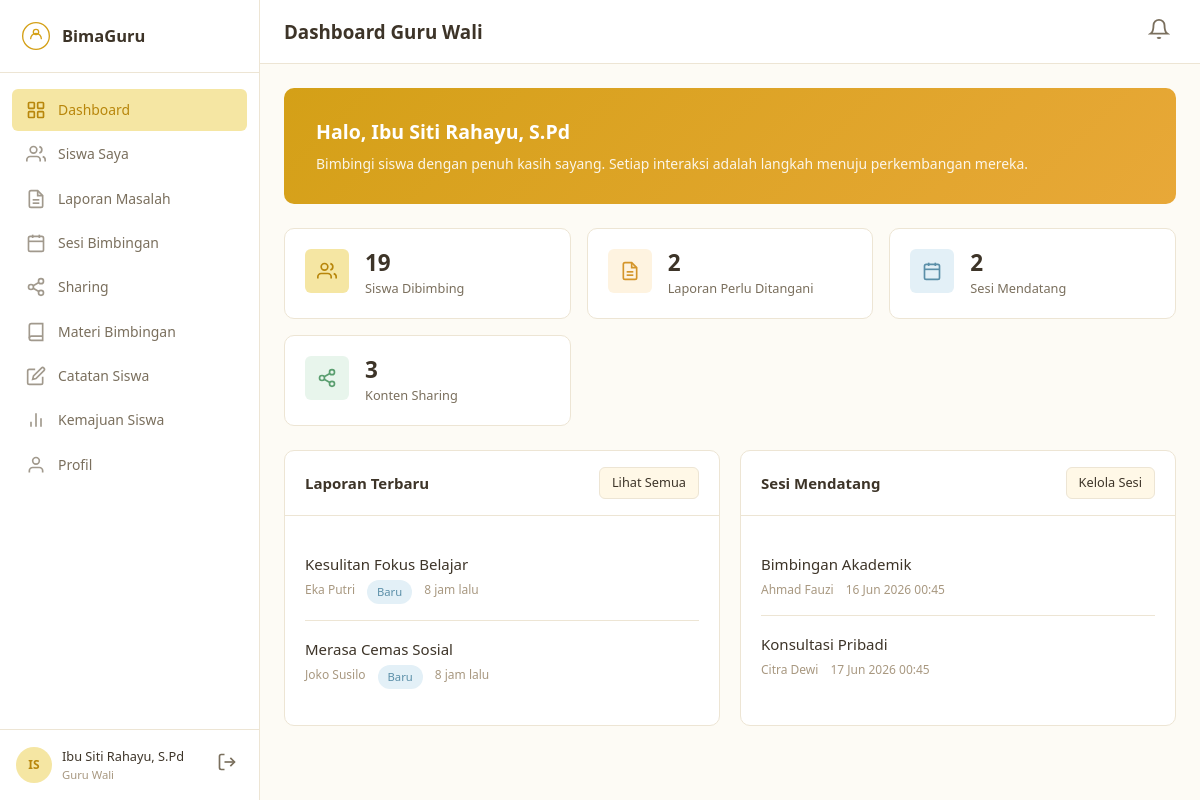
Page /guru/index.php (signed in) on the committed database.
### tables this page shows
CREATE TABLE `laporan_masalah` (
  `id` int(11) NOT NULL AUTO_INCREMENT,
  `pelajar_id` int(11) NOT NULL,
  `guru_wali_id` int(11) DEFAULT NULL,
  `judul` varchar(200) NOT NULL,
  `kategori` enum('psikologis','pendidikan','sosial','materi','keluarga','lainnya') NOT NULL,
  `deskripsi` text NOT NULL,
  `tingkat_urgensi` enum('rendah','sedang','tinggi') DEFAULT 'sedang',
  `status` enum('baru','diproses','ditanggapi','selesai','ditutup') DEFAULT 'baru',
  `is_anonim` tinyint(1) DEFAULT 0,
  `created_at` datetime DEFAULT current_timestamp(),
  `updated_at` datetime DEFAULT current_timestamp() ON UPDATE current_timestamp(),
  PRIMARY KEY (`id`),
  KEY `pelajar_id` (`pelajar_id`),
  KEY `guru_wali_id` (`guru_wali_id`),
  KEY `idx_status` (`status`),
  KEY `idx_kategori` (`kategori`),
  CONSTRAINT `laporan_masalah_ibfk_1` FOREIGN KEY (`pelajar_id`) REFERENCES `pelajar` (`id`) ON DELETE CASCADE,
  CONSTRAINT `laporan_masalah_ibfk_2` FOREIGN KEY (`guru_wali_id`) REFERENCES `guru_wali` (`id`) ON DELETE SET NULL
);

CREATE TABLE `users` (
  `id` int(11) NOT NULL AUTO_INCREMENT,
  `email` varchar(150) NOT NULL,
  `password_hash` varchar(255) NOT NULL,
  `nama_lengkap` varchar(150) NOT NULL,
  `role` enum('admin','guru_wali','pelajar') NOT NULL,
  `foto_profil` varchar(255) DEFAULT NULL,
  `no_telepon` varchar(20) DEFAULT NULL,
  `is_active` tinyint(1) DEFAULT 1,
  `last_login` datetime DEFAULT NULL,
  `created_at` datetime DEFAULT current_timestamp(),
  `updated_at` datetime DEFAULT current_timestamp() ON UPDATE current_timestamp(),
  PRIMARY KEY (`id`),
  UNIQUE KEY `email` (`email`),
  KEY `idx_role` (`role`),
  KEY `idx_active` (`is_active`)
);

CREATE TABLE `sesi_bimbingan` (
  `id` int(11) NOT NULL AUTO_INCREMENT,
  `guru_wali_id` int(11) NOT NULL,
  `pelajar_id` int(11) NOT NULL,
  `judul` varchar(200) NOT NULL,
  `topik` varchar(150) DEFAULT NULL,
  `tanggal_sesi` datetime NOT NULL,
  `durasi_menit` int(11) DEFAULT 30,
  `lokasi` varchar(100) DEFAULT 'Online',
  `catatan` text DEFAULT NULL,
  `status` enum('dijadwalkan','berlangsung','selesai','dibatalkan') DEFAULT 'dijadwalkan',
  `ringkasan` text DEFAULT NULL,
  `created_at` datetime DEFAULT current_timestamp(),
  `updated_at` datetime DEFAULT current_timestamp() ON UPDATE current_timestamp(),
  PRIMARY KEY (`id`),
  KEY `guru_wali_id` (`guru_wali_id`),
  KEY `pelajar_id` (`pelajar_id`),
  KEY `idx_tanggal` (`tanggal_sesi`),
  CONSTRAINT `sesi_bimbingan_ibfk_1` FOREIGN KEY (`guru_wali_id`) REFERENCES `guru_wali` (`id`) ON DELETE CASCADE,
  CONSTRAINT `sesi_bimbingan_ibfk_2` FOREIGN KEY (`pelajar_id`) REFERENCES `pelajar` (`id`) ON DELETE CASCADE
);

### includes/helpers.php (called while the page is built, shortened)
<?php
function e(?string $str): string {
    return htmlspecialchars($str ?? '', ENT_QUOTES, 'UTF-8');
}
function formatTanggal(?string $date, string $format = 'd M Y'): string {
    $dt = new DateTime($date);
    $bulan = ['Jan','Feb','Mar','Apr','Mei','Jun','Jul','Agu','Sep','Okt','Nov','Des'];
    if ($format === 'd M Y') {
        return $dt->format('d') . ' ' . $bulan[(int)$dt->format('n') - 1] . ' ' . $dt->format('Y');
    }
    return $dt->format($format);
}
function formatWaktu(?string $datetime): string {
    return formatTanggal($datetime, 'd M Y') . ' ' . date('H:i', strtotime($datetime));
}
function timeAgo(string $datetime): string {
    $time = strtotime($datetime);
    $diff = time() - $time;
    if ($diff < 86400) return floor($diff / 3600) . ' jam lalu';
    return formatTanggal($datetime);
}
function statusBadge(string $status): string {
    $map = [
        'baru' => 'badge-info',
        'diproses' => 'badge-warning',
        'ditanggapi' => 'badge-primary',
        'selesai' => 'badge-success',
        'ditutup' => 'badge-secondary',
        'dijadwalkan' => 'badge-info',
        'berlangsung' => 'badge-warning',
        'dibatalkan' => 'badge-danger',
        'rendah' => 'badge-success',
        'sedang' => 'badge-warning',
        'tinggi' => 'badge-danger',
    ];
    return $map[$status] ?? 'badge-secondary';
}

### guru/index.php (the view, shortened to what this page needs)
<?php
require_once __DIR__ . '/../includes/layout.php';
$db = Database::getConnection();
$guruId = Auth::getGuruWaliId();
$stats = [
    'siswa' => $db->prepare('SELECT COUNT(*) as c FROM penugasan WHERE guru_wali_id = ? AND is_active = 1'),
    'laporan_baru' => $db->prepare("SELECT COUNT(*) as c FROM laporan_masalah WHERE guru_wali_id = ? AND status IN ('baru','diproses')"),
    'sesi' => $db->prepare("SELECT COUNT(*) as c FROM sesi_bimbingan WHERE guru_wali_id = ? AND status = 'dijadwalkan' AND tanggal_sesi >= NOW()"),
    'sharing' => $db->prepare('SELECT COUNT(*) as c FROM sharing WHERE guru_wali_id = ? AND is_published = 1'),
];
foreach ($stats as $key => $stmt) { $stmt->execute([$guruId]); $stats[$key] = $stmt->fetch()['c']; }
$laporanTerbaru = $db->prepare("SELECT lm.*, u.nama_lengkap FROM laporan_masalah lm
    JOIN pelajar p ON lm.pelajar_id = p.id JOIN users u ON p.user_id = u.id
    WHERE lm.guru_wali_id = ? ORDER BY lm.created_at DESC LIMIT 5");
$laporanTerbaru->execute([$guruId]);
$sesiMendatang = $db->prepare("SELECT sb.*, u.nama_lengkap FROM sesi_bimbingan sb
    JOIN pelajar p ON sb.pelajar_id = p.id JOIN users u ON p.user_id = u.id
    WHERE sb.guru_wali_id = ? AND sb.status = 'dijadwalkan' AND sb.tanggal_sesi >= NOW()
    ORDER BY sb.tanggal_sesi ASC LIMIT 5");
$sesiMendatang->execute([$guruId]);
?>
<div class="welcome-banner">
    <h2>Halo, <?= e($_SESSION['user_name']) ?></h2>
    <p>Bimbingi siswa dengan penuh kasih sayang. Setiap interaksi adalah langkah menuju perkembangan mereka.</p>
</div>
<div class="stats-grid">
    <div class="stat-card">
        <div class="stat-icon primary"><?= iconUsers() ?></div>
        <div class="stat-info"><h3><?= $stats['siswa'] ?></h3><p>Siswa Dibimbing</p></div>
    </div>
    <div class="stat-card">
        <div class="stat-icon warning"><?= iconReport() ?></div>
        <div class="stat-info"><h3><?= $stats['laporan_baru'] ?></h3><p>Laporan Perlu Ditangani</p></div>
    </div>
    <div class="stat-card">
        <div class="stat-icon info"><?= iconCalendar() ?></div>
        <div class="stat-info"><h3><?= $stats['sesi'] ?></h3><p>Sesi Mendatang</p></div>
    </div>
    <div class="stat-card">
        <div class="stat-icon success"><?= iconShare() ?></div>
        <div class="stat-info"><h3><?= $stats['sharing'] ?></h3><p>Konten Sharing</p></div>
    </div>
</div>
<div class="grid-2">
    <div class="card">
        <div class="card-header"><h2>Laporan Terbaru</h2><a href="laporan.php" class="btn btn-sm btn-secondary">Lihat Semua</a></div>
        <div class="card-body">
            <?php $items = $laporanTerbaru->fetchAll(); ?>
            <?php if (empty($items)): ?>
            <div class="empty-state"><p>Belum ada laporan</p></div>
            <?php else: foreach ($items as $l): ?>
            <div class="list-item">
                <div class="list-item-content">
                    <div class="list-item-title"><?= e($l['judul']) ?></div>
                    <div class="list-item-meta">
                        <span><?= e($l['nama_lengkap']) ?></span>
                        <span class="badge <?= statusBadge($l['status']) ?>"><?= ucfirst($l['status']) ?></span>
                        <span><?= timeAgo($l['created_at']) ?></span>
                    </div>
                </div>
            </div>
            <?php endforeach; endif; ?>
        </div>
    </div>
    <div class="card">
        <div class="card-header"><h2>Sesi Mendatang</h2><a href="sesi.php" class="btn btn-sm btn-secondary">Kelola Sesi</a></div>
        <div class="card-body">
            <?php $sesi = $sesiMendatang->fetchAll(); ?>
            <?php if (empty($sesi)): ?>
            <div class="empty-state"><p>Tidak ada sesi terjadwal</p></div>
            <?php else: foreach ($sesi as $s): ?>
            <div class="list-item">
                <div class="list-item-content">
                    <div class="list-item-title"><?= e($s['judul']) ?></div>
                    <div class="list-item-meta">
                        <span><?= e($s['nama_lengkap']) ?></span>
                        <span><?= formatWaktu($s['tanggal_sesi']) ?></span>
                    </div>
                </div>
            </div>
            <?php endforeach; endif; ?>
        </div>
    </div>
</div>

### assets/css/style.css (style rules this page uses)
:root { --color-primary: #D4A017; --color-primary-dark: #B8860B; --color-primary-light: #F5E6A3; --color-primary-soft: #FFF8E7; --color-accent: #E8A838; --color-bg: #FDFBF5; --color-bg-card: #FFFFFF; --color-text: #3D3428; --color-text-muted: #7A6F5D; --color-text-light: #A89880; --color-border: #EDE5D4; --color-success: #5A9E6F; --color-warning: #D4952A; --color-danger: #C45C4A; --color-info: #5B8FA8; --sidebar-width: 260px; --topbar-height: 64px; --radius: 10px; --radius-sm: 6px; --shadow: 0 1px 3px rgba(61, 52, 40, 0.08); --shadow-md: 0 4px 12px rgba(61, 52, 40, 0.1); --transition: 0.2s ease; }
*, *::before, *::after { box-sizing: border-box; margin: 0; padding: 0; }
html { font-size: 15px; scroll-behavior: smooth; }
body { font-family: 'Segoe UI', system-ui, -apple-system, sans-serif; background: var(--color-bg); color: var(--color-text); line-height: 1.6; min-height: 100vh; }
a { color: var(--color-primary-dark); text-decoration: none; transition: color var(--transition); }
.stats-grid { display: grid; grid-template-columns: repeat(auto-fit, minmax(220px, 1fr)); gap: 16px; margin-bottom: 24px; }
.stat-card { background: var(--color-bg-card); border: 1px solid var(--color-border); border-radius: var(--radius); padding: 20px; display: flex; align-items: flex-start; gap: 16px; transition: box-shadow var(--transition); }
.stat-icon { width: 44px; height: 44px; border-radius: var(--radius-sm); display: flex; align-items: center; justify-content: center; flex-shrink: 0; }
.stat-icon.primary { background: var(--color-primary-light); color: var(--color-primary-dark); }
.stat-icon.success { background: #E8F5EC; color: var(--color-success); }
.stat-icon.warning { background: #FEF3E0; color: var(--color-warning); }
.stat-icon.info { background: #E3F0F7; color: var(--color-info); }
.stat-info h3 { font-size: 1.5rem; font-weight: 600; line-height: 1.2; }
.stat-info p { color: var(--color-text-muted); font-size: 0.85rem; margin-top: 2px; }
.card { background: var(--color-bg-card); border: 1px solid var(--color-border); border-radius: var(--radius); margin-bottom: 20px; }
.card-header { padding: 16px 20px; border-bottom: 1px solid var(--color-border); display: flex; align-items: center; justify-content: space-between; }
.card-header h2 { font-size: 1rem; font-weight: 600; }
.card-body { padding: 20px; }
.btn { display: inline-flex; align-items: center; gap: 8px; padding: 10px 20px; border: none; border-radius: var(--radius-sm); font-size: 0.93rem; font-family: inherit; font-weight: 500; cursor: pointer; transition: all var(--transition); text-decoration: none; line-height: 1.4; }
.btn-secondary { background: var(--color-primary-soft); color: var(--color-text); border: 1px solid var(--color-border); }
.btn-sm { padding: 6px 12px; font-size: 0.85rem; }
.badge { display: inline-block; padding: 3px 10px; border-radius: 20px; font-size: 0.75rem; font-weight: 500; text-transform: capitalize; }
.badge-info { background: #E3F0F7; color: var(--color-info); }
.list-item { padding: 16px 0; border-bottom: 1px solid var(--color-border); display: flex; align-items: flex-start; gap: 14px; }
.list-item:last-child { border-bottom: none; }
.list-item-content { flex: 1; min-width: 0; }
.list-item-title { font-weight: 500; margin-bottom: 4px; }
.list-item-meta { font-size: 0.8rem; color: var(--color-text-light); display: flex; gap: 12px; flex-wrap: wrap; }
.grid-2 { display: grid; grid-template-columns: 1fr 1fr; gap: 20px; }
.welcome-banner { background: linear-gradient(135deg, var(--color-primary) 0%, var(--color-accent) 100%); color: white; border-radius: var(--radius); padding: 28px 32px; margin-bottom: 24px; }
.welcome-banner h2 { font-size: 1.3rem; font-weight: 600; margin-bottom: 6px; }
.welcome-banner p { opacity: 0.9; font-size: 0.93rem; }

### rows in the picture
laporan_masalah: judul "Kesulitan Fokus Belajar", users.nama_lengkap "Eka Putri", status "Baru", created_at "8 jam lalu"
laporan_masalah: judul "Merasa Cemas Sosial", users.nama_lengkap "Joko Susilo", status "Baru", created_at "8 jam lalu"
sesi_bimbingan: judul "Bimbingan Akademik", users.nama_lengkap "Ahmad Fauzi", tanggal_sesi "16 Jun 2026 00:45"
sesi_bimbingan: judul "Konsultasi Pribadi", users.nama_lengkap "Citra Dewi", tanggal_sesi "17 Jun 2026 00:45"

### other values in the picture
getSetting('nama_aplikasi', APP_NAME) "BimaGuru"
$label "Dashboard Siswa Saya Laporan Masalah Sesi Bimbingan Sharing Materi Bimbingan Catatan Siswa Kemajuan Siswa Profil"
getInitials($userName) "IS"
$userName "Ibu Siti Rahayu, S.Pd"
roleLabel($role ?? '') "Guru Wali"
$title "Dashboard Guru Wali"
$_SESSION['user_name'] "Ibu Siti Rahayu, S.Pd"
$stats['siswa'] "19"
$stats['laporan_baru'] "2"
$stats['sesi'] "2"
$stats['sharing'] "3"
